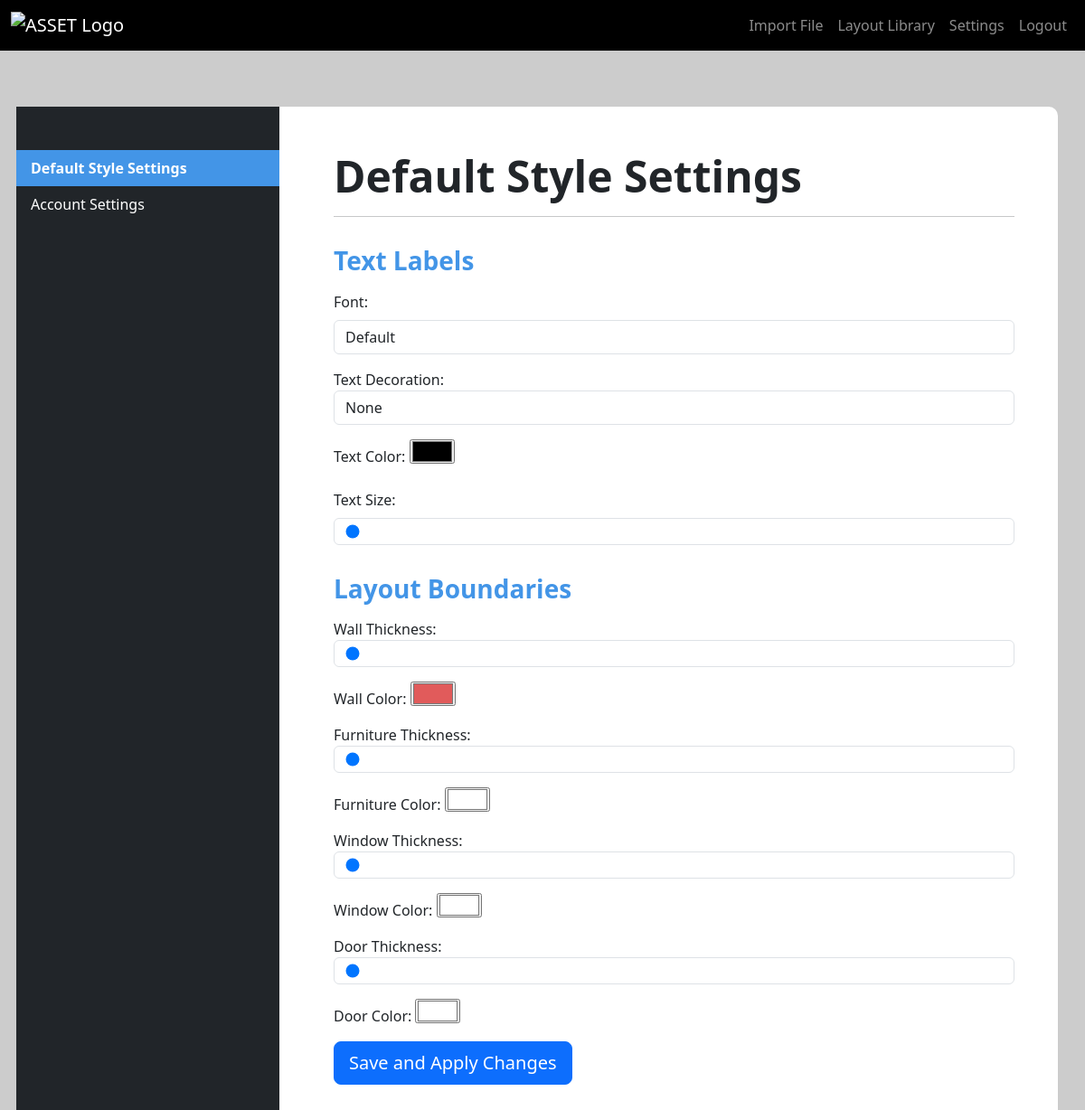
Page /default-style-settings/ (signed in) on the committed database.
### app1/models.py (models this page shows)
class DefaultStyleSettings(models.Model):
    user = models.OneToOneField(User, on_delete=models.CASCADE)
    NO_DECORATION = 'none'
    BOLD = 'bold'
    UNDERLINE = 'underline'
    ITALICS = 'italics'
    TEXT_DECORATION_CHOICES = [
        (NO_DECORATION, 'None'),
        (BOLD, 'Bold'),
        (UNDERLINE, 'Underline'),
        (ITALICS, 'Italicize'),
    ]
    DEFAULT = 'Default'
    TIMES_NEW_ROMAN = 'Times New Roman'
    ARIAL = 'Arial'
    FONT_CHOICES = [
        (DEFAULT, 'Default'),
        (TIMES_NEW_ROMAN, 'Times New Roman'),
        (ARIAL, 'Arial'),
    ]
    text_decoration = models.CharField(max_length=28, default=NO_DECORATION, choices=TEXT_DECORATION_CHOICES)  # Allowed values: bold, italicized, underlined
    font_type = models.CharField(max_length=56, default=DEFAULT, choices=FONT_CHOICES) # Font type
    font_size = models.IntegerField(default=2) # TODO: Set defaults
    font_color = models.CharField(max_length=7, default="#FFFFFF")
    wall_color = models.CharField(max_length=7, default="#FFFFFF")
    door_color = models.CharField(max_length=7, default="#FFFFFF")
    furniture_color = models.CharField(max_length=7, default="#FFFFFF")
    window_color = models.CharField(max_length=7, default="#FFFFFF")
    wall_width = models.IntegerField(default=2)
    door_width = models.IntegerField(default=2)
    furniture_width = models.IntegerField(default=2)
    window_width = models.IntegerField(default=2)
    created_at = models.DateTimeField(auto_now_add=True)

### app1/views.py (the view)
# urls.py: path('default-style-settings/', views.SettingsPage, name='settings'),
@login_required(login_url="login")
def SettingsPage(request):
    style_settings_instance = get_object_or_404(DefaultStyleSettings, user=request.user)
    if request.method == 'POST':
        form = UpdateDefaultStyleSettingsForm(request.POST, instance=style_settings_instance)
        if form.is_valid():
            form.save()
            messages.success(request, "Style settings have been updated.")
            return render(request, "default-style-settings.html", {'form': form})
        else:
            messages.error(request, "Style settings have not been applied.")
    else:
        form = UpdateDefaultStyleSettingsForm(instance=style_settings_instance)
    return render(request, "default-style-settings.html", {'form' : form})

### templates/default-style-settings.html (shortened to what this page needs)
{% extends 'base.html' %}
{% block content %}
    <div class="container p-0 bg-body text-body align-items-center justify-content-center" style="width: 70; height: 100; margin-top:10%; border-radius: 10px;">
            <div class="row">
                <div class="col-3 bg-dark p-0">
                    <div class="sidebar">
                        <ul class="list-group mt-5" style="border-radius:0">
                            <li class="list-group-item active" id="defaultStyleSettingsTab">
                                <a class='nav-link' href="{% url 'settings' %}">Default Style Settings</a>
                            </li>
                            <li class="list-group-item" id="accountSettingsTab">
                                <a class='nav-link' href="{% url 'account-settings' %}">Account Settings</a>
                            </li>
                        </ul>
                    </div>
                </div>
                <div class="col">
                    <div class="p-5" id="defaultStyleSettings">
                            <h1 class="display-5 fw-bold">Default Style Settings</h1>
                            <hr>
                            <form method="post">
                                <h3 class="fw-bold pt-3" style="color:#4395e7">Text Labels</h3>
                                <div class="mt-3">
                                    <p>
                                        <label for="font_type" class="form-label">Font: </label>
                                        {{ form.font_type }}
                                    </p>
                                    <p>
                                        <label for="text_decoration class="form-label">Text Decoration: </label>
                                        {{ form.text_decoration }}
                                    </p>
                                    <p>
                                        <label for="font_type" class="form-label">Text Color: </label>
                                        {{ form.font_color }}
                                    </p>
                                    <p>
                                        <label for="font_type" class="form-label">Text Size: </label>
                                        {{ form.font_size }}
                                    </p>
                                </div>
                                <h3 class="fw-bold pt-3" style="color:#4395e7">Layout Boundaries</h3>
                                <div class="mt-3">
                                    <p>
                                        <label for="wall_width">Wall Thickness:</label>
                                        {{ form.wall_width }}
                                    </p>
                                    <p>
                                        <label for="wall_color">Wall Color:</label>
                                        {{ form.wall_color }}
                                    </p>
                                    <p>
                                        <label for="furniture_width">Furniture Thickness:</label>
                                        {{ form.furniture_width }}
                                    </p>
                                    <p>
                                        <label for="furniture_color">Furniture Color:</label>
                                        {{ form.furniture_color }}
                                    </p>
                                    <p>
                                        <label for="window_width">Window Thickness:</label>
                                        {{ form.window_width }}
                                    </p>
                                    <p>
                                        <label for="window_color">Window Color:</label>
                                        {{ form.window_color }}
                                    </p>
                                    <p>
                                        <label for="door_width">Door Thickness:</label>
                                        {{ form.door_width }}
                                    </p>
                                    <p>
                                        <label for="door_color">Door Color:</label>
                                        {{ form.door_color }}
                                    </p>
                                </div>
                                <div class="mt-3 d-flex">
                                    <button type="submit" class="btn btn-lg btn-primary">Save and Apply Changes</button>
                                </div>
                            </form>
                    </div>
                </div>
            </div>
    </div>
{% endblock %}

### templates/default-style-settings.html (style rules this page uses)
body { background: #ccc; }
.list-group-item { color:#fff; background-color: #212529; border: none; }
.list-group-item.active { color:#fff; border: none; background-color: #4395e7; font-weight: bold; }

### rows in the picture
DefaultStyleSettings: font_type "Default", text_decoration "None", font_color "#000000", font_size "2", wall_width "2", wall_color "#e15b5b", furniture_width "2", furniture_color "#ffffff", window_width "2", window_color "#ffffff", door_width "2", door_color "#ffffff"
